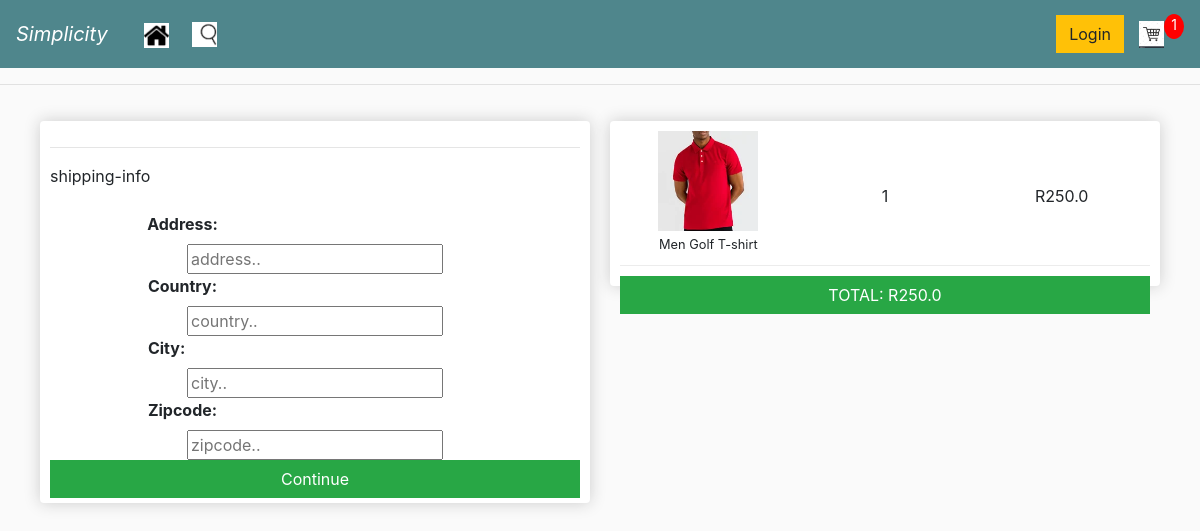
Screenshot of /checkout/ (signed in) with the database file from the repository.
### Frontend/models.py (models this page shows, shortened)
class Order(models.Model):
    customer = models.ForeignKey(Customer, null = True, blank = True, on_delete=models.SET_NULL)
    complete = models.BooleanField(default = False)
    order_date = models.DateTimeField(auto_now_add=True)
    transaction_id = models.CharField(max_length=100, null=True)
    @property
    def number_of_items(self):
        tot_items = 0
        items = self.orderitem_set.all()
        for item in items:
            tot_items += item.quantity
        return(tot_items)
    @property
    def cartTotal(self):
        total = 0
        items = self.orderitem_set.all()
        for item in items:
            total += item.itemTotal
        return(total)

class OrderItem(models.Model):
    order = models.ForeignKey(Order, on_delete=models.CASCADE, null  = True)
    product = models.ForeignKey(Product, on_delete=models.CASCADE, null = True)
    quantity = models.IntegerField(default = 0, null = False, blank = False)
    date_added = models.DateTimeField(auto_now_add=True)
    @property
    def itemTotal(self):
        total = self.product.price * self.quantity
        return(total)

class Product(models.Model):
    name = models.CharField(max_length=30, blank  = False, null = False)
    price = models.FloatField(null = False, blank = False)
    sex = models.CharField(max_length=5, null = False, blank = False)
    kind = models.CharField(max_length=30, null = False, blank = False)
    image = models.ImageField(null = True, blank = True)
    @property
    def imageURL(self):
        try:
            url = self.image.url
        except:
            url = ''
        return(url)

### Frontend/views.py (the view)
# urls.py: path("checkout/", Checkout, name = "checkout"),
def Checkout(request):
    if request.user.is_authenticated:
        customer = request.user.customer
        order, create = Order.objects.get_or_create(customer = customer, complete = False)
        print(order.cartTotal, "cart total")
        items = order.orderitem_set.all()
        context = {"order": order, "items": items}
    else:
        context = {}
        data = cookieCart(request)
        context["items"] = data['items']
        context["order"] = data['order']
    return render(request, "Frontend/checkout.html", context)

### Frontend/templates/Frontend/checkout.html (shortened to what this page needs)
{% extends "./main.html" %}
{% load static %}
    {% block content %}
    <div class="row">
        <div class="col-lg-6">
            <div class="box-element">
                <form id="user-form" method="post">
                    <hr>
                    <div id="shipping-info">
                        <p style="float:left">shipping-info</p>
                        <br>
                        <br>
                        <div>
                            <label style="padding-right: 50%;" for="name"><strong>Address:</strong></label>
                            <input type="text" id="address" name="address" placeholder="address.." required>
                        </div>
                        <div>
                            <label style="padding-right: 50%;" for="name"><strong>Country:</strong></label>
                            <input type="text" id="country" name="country" placeholder="country.." required>
                        </div>
                        <div>
                            <label style="padding-right: 56%;" for="name"><strong>City:</strong></label>
                            <input type="text" id="city" name="city" placeholder="city.." required>
                        </div>
                        <div>
                            <label style="padding-right: 50%;" for="name"><strong>Zipcode:</strong></label>
                            <input type="text" id="zipcode" name="zipcode" placeholder="zipcode.." required>
                        </div>
                        <input id="form-button" class="btn btn-success btn-block" type="submit" value="Continue">
                    </div>
                </form>
            </div>
        </div>
        <div class="col-lg-6">
            <div class="box-element">
                {% for item in items %}
                <div class="cart-row">
                    <div style="flex: 2;">
                        <img class="row-image" src="{{item.product.imageURL}}">
                        <br>
                        <small>{{item.product.name}}</small>
                    </div>
                    <div style="flex: 2; margin-top: 10%;"><p>{{item.quantity}}</p></div>
                    <div style="flex: 2; margin-top: 10%;"><p>R{{item.itemTotal}}</p></div>
                </div>
                {% endfor %}
                <p id="form-button" class="btn btn-success btn-block">TOTAL: R{{ order.cartTotal }}</p>
            </div>
        </div>
    </div>
    {% endblock %}

### Frontend/templates/Frontend/main.html (shortened to what this page needs)
{% load static %}
<!DOCTYPE html>
<html lang="en">
<head>
    <link rel="stylesheet" href="https://stackpath.bootstrapcdn.com/bootstrap/4.4.1/css/bootstrap.min.css">
    <link rel="stylesheet" type="text/css" href="{% static '/css/main.css' %}">
</head>
<body>
    <nav class="navbar navbar-expand-sm navbar-dark bg-dark">
        <a class="navbar-brand"><i>Simplicity</i></a>
        <div class="collapse navbar-collapse" id="navbarSupportedContent">
            <ul class="navbar-nav mr-auto">
                <li class="nav-item active">
                    <a class="home" href="{% url 'home' %}"><img  id="cart-icon" src="{% static 'images/home.png' %}"></a></a>
                </li>
                <li class="nav-item dropdown">
                <a class="nav-link" href="#" id="navbarDropdown" role="button" data-toggle="dropdown" aria-haspopup="true" aria-expanded="false">
                    <img  id="cart-icon" src="{% static 'images/search.png' %}"></a>
                </li>
            </ul>
            <div class="form-inline my-2 my-lg-0">
                <a href="{% url 'login' %}"class="btn btn-warning">Login</a>
                <a href="{% url 'cart' %}">
                <img  id="cart-icon" src="{% static 'images/cart.jpg' %}"></a>
                <p id="cart-total">{{ order.number_of_items }}</p>
            </div>
        </div>
    </nav>
    <hr>
    <div class="container">
        {% block content %}
        {% endblock %}
    </div>
</body>
</html>

### static/css/main.css (style rules this page uses)
body { background-color: hsl(0, 0%, 98%); }
.box-element { box-shadow:hsl(0, 0%, 80%) 0 0 16px; background-color: #fff; border-radius: 4px; padding: 10px; text-align: center; }
.bg-dark { background-color: #4f868c!important; }
#cart-icon { width:25px; display: inline-block; margin-left: 15px; }
#cart-total { display: block; text-align: center; color:#fff; background-color: red; width: 20px; height: 25px; border-radius: 50%; font-size: 14px; }
.col-lg-4, .col-lg-6, .col-lg-8, .col-lg-12 { margin-top: 10px; padding: 10px; }
.btn { border-radius: 0; }
.row-image { width: 100px; }
.cart-row { display: flex; align-items: flex-stretch; padding-bottom: 10px; margin-bottom: 10px; border-bottom: 1px solid #ececec; }
.mr-auto { width:250px; padding: 5px; }
a:link { text-decoration: none; }
.home { position: relative; bottom: -20%; }
.btn-success { float: left; }

### rows the page displays
Order: number_of_items "1", cartTotal "250.0"
OrderItem: product.imageURL (picture), product.name "Men Golf T-shirt", quantity "1", itemTotal "250.0"
